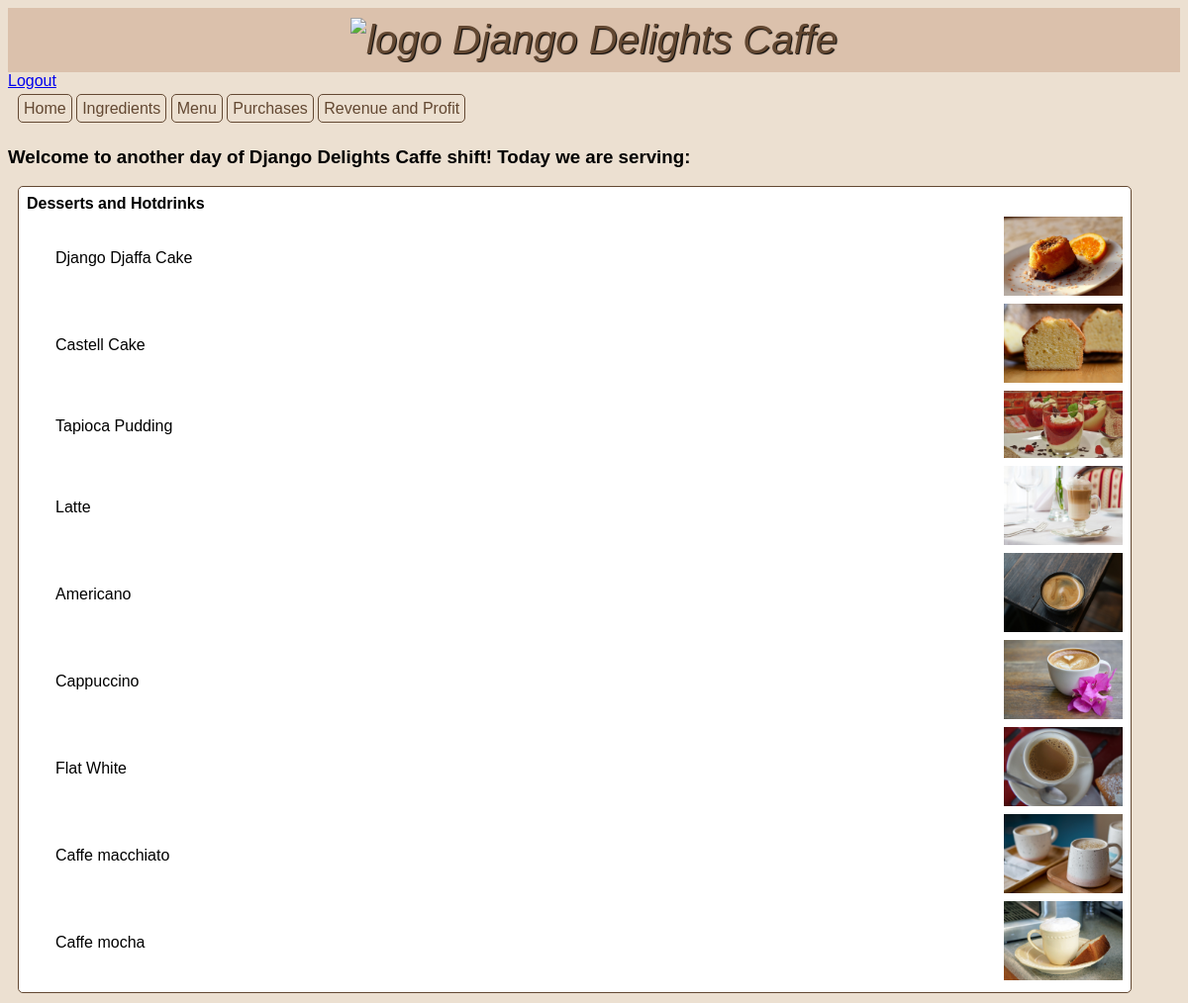
The app's page / (signed in) with its own data.
### inventory/models.py (models this page shows, shortened)
class MenuItem(models.Model):
    title = models.CharField(max_length=50, verbose_name="Menu Item")
    price = models.FloatField(default=0.0, verbose_name="Price")
    image = models.ImageField(null=True, blank=True, upload_to="images/")

### inventory/views.py (the view)
# urls.py: path("", views.HomeView.as_view(), name="home"),
class HomeView(LoginRequiredMixin, TemplateView):
    template_name = "inventory/home.html"
    def get_context_data(self, **kwargs):
        context = super().get_context_data(**kwargs)
        context["ingredients"] = Ingredient.objects.all()
        context["menu"] = MenuItem.objects.all()
        context["recipes"] = RecipeRequirement.objects.all()
        context["purchases"] = Purchase.objects.all()
        return context

### inventory/templates/inventory/home.html (shortened to what this page needs)
{% extends 'base.html' %} {% load static %}  {% block content %}
<body>
  <h3 class="greeting">
    Welcome to another day of Django Delights Caffe shift! Today we are serving:
  </h3>
  <table>
    <tr>
      <th>Desserts and Hotdrinks</th>
      <th></th>
    </tr>
    <tr>
      {% for menu_item in menu %}
      <td class="menu-list">{{ menu_item.title }}</td>
      {% if menu_item.image %}
      <td class="picture">
        <img src="{{ menu_item.image.url }}" width="120px" />
      </td>
    </tr>
    {% endif %} {% endfor %}
  </table>
</body>
{% endblock %}

### inventory/static/inventory/style.css (style rules this page uses)
body { font-family: Arial, Helvetica, sans-serif; background-color: #ece0d1; }
table { background-color: white; text-align: left; border: 1px; border-style: solid; border-color: #634832; border-radius: 5px; width: 95%; margin: 10px; padding: 5px; }
.menu-list { vertical-align: middle; padding-left: 30px; }
.picture { float: right; }

### records on screen
MenuItem: title "Django Djaffa Cake", image (picture)
MenuItem: title "Castell Cake", image (picture)
MenuItem: title "Tapioca Pudding", image (picture)
MenuItem: title "Latte", image (picture)
MenuItem: title "Americano", image (picture)
MenuItem: title "Cappuccino", image (picture)
MenuItem: title "Flat White", image (picture)
MenuItem: title "Caffe macchiato", image (picture)
MenuItem: title "Caffe mocha", image (picture)
